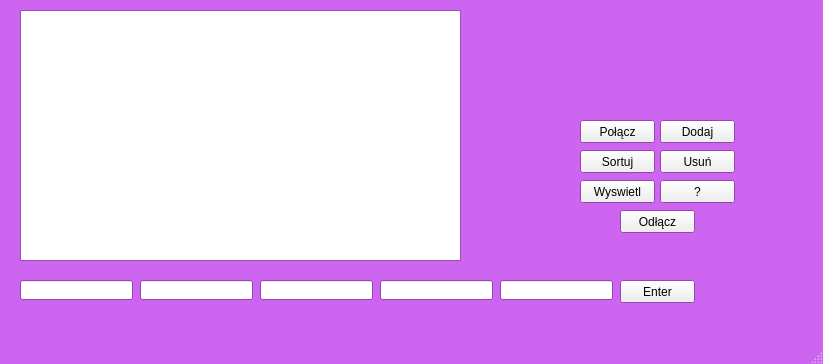
<?xml version="1.0" encoding="UTF-8"?>
<ui version="4.0">
 <class>MainWindow</class>
 <widget class="QMainWindow" name="MainWindow">
  <property name="geometry">
   <rect>
    <x>0</x>
    <y>0</y>
    <width>823</width>
    <height>364</height>
   </rect>
  </property>
  <property name="palette">
   <palette>
    <active>
     <colorrole role="Base">
      <brush brushstyle="SolidPattern">
       <color alpha="255">
        <red>255</red>
        <green>255</green>
        <blue>255</blue>
       </color>
      </brush>
     </colorrole>
     <colorrole role="Window">
      <brush brushstyle="SolidPattern">
       <color alpha="255">
        <red>205</red>
        <green>101</green>
        <blue>240</blue>
       </color>
      </brush>
     </colorrole>
    </active>
    <inactive>
     <colorrole role="Base">
      <brush brushstyle="SolidPattern">
       <color alpha="255">
        <red>255</red>
        <green>255</green>
        <blue>255</blue>
       </color>
      </brush>
     </colorrole>
     <colorrole role="Window">
      <brush brushstyle="SolidPattern">
       <color alpha="255">
        <red>205</red>
        <green>101</green>
        <blue>240</blue>
       </color>
      </brush>
     </colorrole>
    </inactive>
    <disabled>
     <colorrole role="Base">
      <brush brushstyle="SolidPattern">
       <color alpha="255">
        <red>205</red>
        <green>101</green>
        <blue>240</blue>
       </color>
      </brush>
     </colorrole>
     <colorrole role="Window">
      <brush brushstyle="SolidPattern">
       <color alpha="255">
        <red>205</red>
        <green>101</green>
        <blue>240</blue>
       </color>
      </brush>
     </colorrole>
    </disabled>
   </palette>
  </property>
  <property name="windowTitle">
   <string>MainWindow</string>
  </property>
  <widget class="QWidget" name="centralwidget">
   <widget class="QPushButton" name="show">
    <property name="geometry">
     <rect>
      <x>580</x>
      <y>180</y>
      <width>75</width>
      <height>23</height>
     </rect>
    </property>
    <property name="text">
     <string>Wyswietl</string>
    </property>
   </widget>
   <widget class="QPushButton" name="sort">
    <property name="geometry">
     <rect>
      <x>580</x>
      <y>150</y>
      <width>75</width>
      <height>23</height>
     </rect>
    </property>
    <property name="text">
     <string>Sortuj</string>
    </property>
   </widget>
   <widget class="QPushButton" name="con">
    <property name="geometry">
     <rect>
      <x>580</x>
      <y>120</y>
      <width>75</width>
      <height>23</height>
     </rect>
    </property>
    <property name="text">
     <string>Połącz</string>
    </property>
   </widget>
   <widget class="QPushButton" name="add">
    <property name="geometry">
     <rect>
      <x>660</x>
      <y>120</y>
      <width>75</width>
      <height>23</height>
     </rect>
    </property>
    <property name="text">
     <string>Dodaj</string>
    </property>
   </widget>
   <widget class="QPushButton" name="del">
    <property name="geometry">
     <rect>
      <x>660</x>
      <y>150</y>
      <width>75</width>
      <height>23</height>
     </rect>
    </property>
    <property name="text">
     <string>Usuń</string>
    </property>
   </widget>
   <widget class="QPushButton" name="help">
    <property name="geometry">
     <rect>
      <x>660</x>
      <y>180</y>
      <width>75</width>
      <height>23</height>
     </rect>
    </property>
    <property name="text">
     <string>?</string>
    </property>
   </widget>
   <widget class="QTextBrowser" name="textBrowser">
    <property name="geometry">
     <rect>
      <x>20</x>
      <y>10</y>
      <width>441</width>
      <height>251</height>
     </rect>
    </property>
   </widget>
   <widget class="QLineEdit" name="t1">
    <property name="geometry">
     <rect>
      <x>20</x>
      <y>280</y>
      <width>113</width>
      <height>20</height>
     </rect>
    </property>
   </widget>
   <widget class="QLineEdit" name="t2">
    <property name="geometry">
     <rect>
      <x>140</x>
      <y>280</y>
      <width>113</width>
      <height>20</height>
     </rect>
    </property>
   </widget>
   <widget class="QLineEdit" name="t3">
    <property name="geometry">
     <rect>
      <x>260</x>
      <y>280</y>
      <width>113</width>
      <height>20</height>
     </rect>
    </property>
   </widget>
   <widget class="QLineEdit" name="t4">
    <property name="geometry">
     <rect>
      <x>380</x>
      <y>280</y>
      <width>113</width>
      <height>20</height>
     </rect>
    </property>
   </widget>
   <widget class="QLineEdit" name="t5">
    <property name="geometry">
     <rect>
      <x>500</x>
      <y>280</y>
      <width>113</width>
      <height>20</height>
     </rect>
    </property>
   </widget>
   <widget class="QPushButton" name="enter">
    <property name="geometry">
     <rect>
      <x>620</x>
      <y>280</y>
      <width>75</width>
      <height>23</height>
     </rect>
    </property>
    <property name="text">
     <string>Enter</string>
    </property>
   </widget>
   <widget class="QPushButton" name="exit">
    <property name="geometry">
     <rect>
      <x>620</x>
      <y>210</y>
      <width>75</width>
      <height>23</height>
     </rect>
    </property>
    <property name="text">
     <string>Odłącz</string>
    </property>
   </widget>
  </widget>
  <widget class="QMenuBar" name="menubar">
   <property name="geometry">
    <rect>
     <x>0</x>
     <y>0</y>
     <width>823</width>
     <height>21</height>
    </rect>
   </property>
  </widget>
  <widget class="QStatusBar" name="statusbar"/>
 </widget>
 <resources/>
 <connections/>
</ui>
